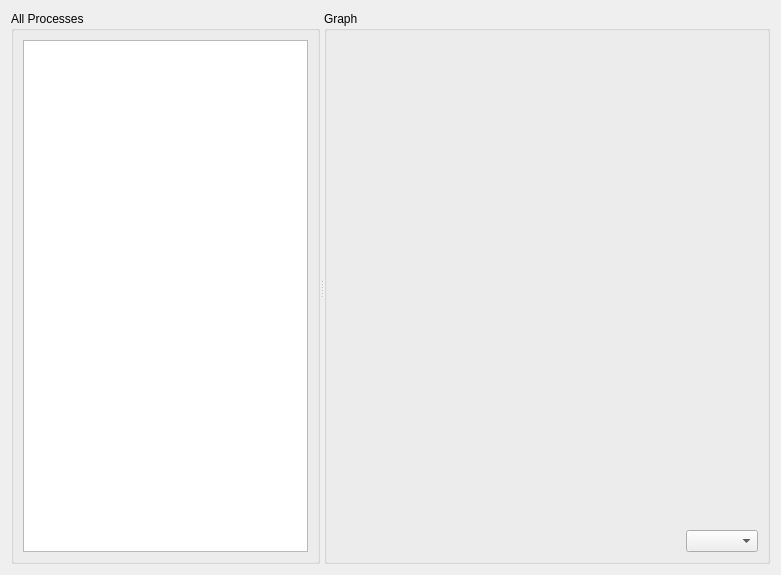
<?xml version="1.0" encoding="UTF-8"?>
<ui version="4.0">
 <class>UiProcessesWidget</class>
 <widget class="QWidget" name="UiProcessesWidget">
  <property name="geometry">
   <rect>
    <x>0</x>
    <y>0</y>
    <width>781</width>
    <height>575</height>
   </rect>
  </property>
  <property name="windowTitle">
   <string>Form</string>
  </property>
  <layout class="QVBoxLayout" name="verticalLayout_4">
   <item>
    <widget class="QSplitter" name="splitter">
     <property name="orientation">
      <enum>Qt::Horizontal</enum>
     </property>
     <widget class="QGroupBox" name="groupBox">
      <property name="title">
       <string>All Processes</string>
      </property>
      <layout class="QVBoxLayout" name="verticalLayout">
       <item>
        <widget class="QTableView" name="allProcessesTable">
         <property name="sizeAdjustPolicy">
          <enum>QAbstractScrollArea::AdjustToContents</enum>
         </property>
         <property name="selectionMode">
          <enum>QAbstractItemView::SingleSelection</enum>
         </property>
         <property name="selectionBehavior">
          <enum>QAbstractItemView::SelectRows</enum>
         </property>
         <property name="textElideMode">
          <enum>Qt::ElideMiddle</enum>
         </property>
         <attribute name="horizontalHeaderCascadingSectionResizes">
          <bool>false</bool>
         </attribute>
         <attribute name="horizontalHeaderStretchLastSection">
          <bool>true</bool>
         </attribute>
        </widget>
       </item>
      </layout>
     </widget>
     <widget class="QGroupBox" name="groupBox_2">
      <property name="title">
       <string>Graph</string>
      </property>
      <layout class="QVBoxLayout" name="verticalLayout_3">
       <item>
        <layout class="QVBoxLayout" name="verticalLayout_2">
         <item>
          <widget class="QCustomPlot" name="customPlot" native="true"/>
         </item>
         <item>
          <layout class="QHBoxLayout" name="horizontalLayout">
           <item>
            <spacer name="horizontalSpacer">
             <property name="orientation">
              <enum>Qt::Horizontal</enum>
             </property>
             <property name="sizeHint" stdset="0">
              <size>
               <width>40</width>
               <height>20</height>
              </size>
             </property>
            </spacer>
           </item>
           <item>
            <widget class="QComboBox" name="dataTypeCombo"/>
           </item>
          </layout>
         </item>
        </layout>
       </item>
      </layout>
     </widget>
    </widget>
   </item>
  </layout>
 </widget>
 <customwidgets>
  <customwidget>
   <class>QCustomPlot</class>
   <extends>QWidget</extends>
   <header>qcustomplot.h</header>
   <container>1</container>
  </customwidget>
 </customwidgets>
 <resources/>
 <connections/>
</ui>
